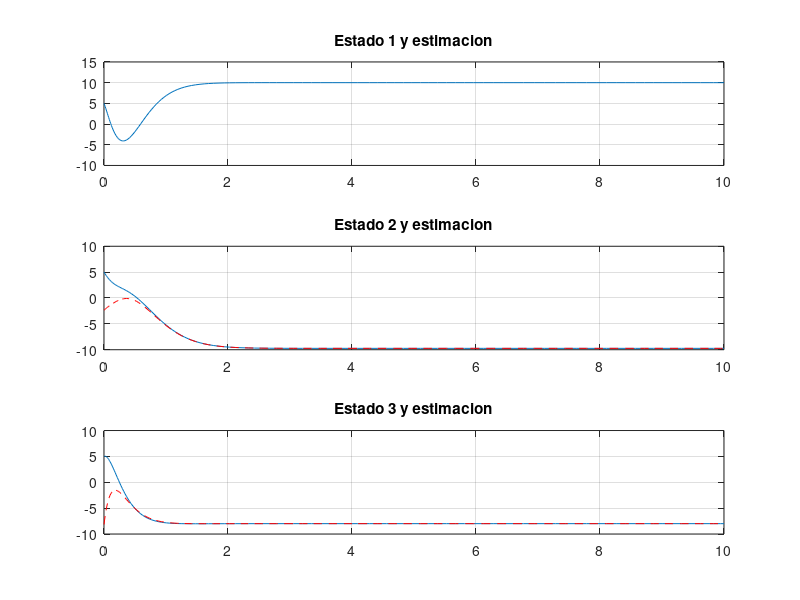
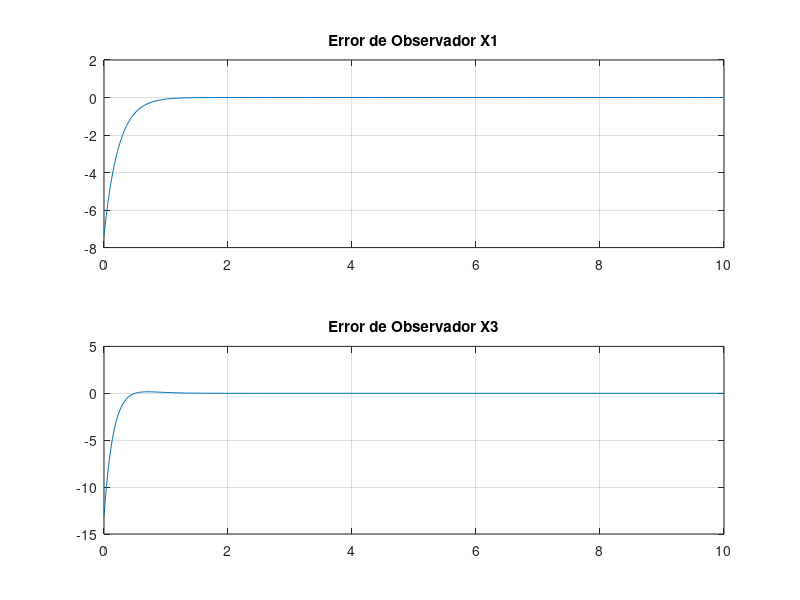

Source code (MATLAB) for these figures, in order:
function tarea3_2_reduc
global A B C L K F Ap H Ko

close all;
clc;
tspan = [0 10];
pdo = -5;
pdc = -4;
x0 = [5 5 5];

C_orig = [1 0 0; 0 1 0];
C = C_orig(1,:);
B = [4;1;4];
A = [   -3 -1 -4    ; 
        -2 -4  2    ; 
         1 -1  1   ];
I = eye(2);

A11 = A(1,1);
A12 = A(1,2:3);
A21 = A(2:3,1);
A22 = A(2:3,2:3);

B1 = B(1,1);
B2 = B(2:3,1);

Co = A12;
Ao = A22;

% Diseno del observador
Mo = [Co; Co*Ao];
rank(Mo);

%  El sistema solo es observable para la salida x2
Ho = (Ao-pdo*I)*(Ao-pdo*I);
Ko = Ho*(Mo^-1)*[0;1];

Ap = A22 - Ko*A12;
L = A21 - Ko*A11 + Ap*Ko;
H = B2 - Ko*B1;

% Diseno del controlador
Mc = [B A*B (A^2)*B];
Hc = (A-pdc*eye(3))*(A-pdc*eye(3))*(A-pdc*eye(3));
K = -[0 0 1]*(Mc^-1)*Hc;
rank(Mc); % El sistema es controlable
F = 1/(C*((-A-B*K)^-1)*B);

[t,X] = ode45(@Tarea3_2_reduc_sys, tspan, [x0 0 0]);

xo = X(:,1)*Ko' + X(:,4:5);

figure;
subplot(3,1,1); plot(t,X(:,1));                title('Estado 1 y estimacion'); grid;
subplot(3,1,2); plot(t,X(:,2),t,xo(:,1),'--r'); title('Estado 2 y estimacion'); grid;
subplot(3,1,3); plot(t,X(:,3),t,xo(:,2),'--r'); title('Estado 3 y estimacion'); grid;

figure;
subplot(2,1,1); plot(t, xo(:,1)-X(:,2)); title('Error de Observador X1'); grid;
subplot(2,1,2); plot(t, xo(:,2)-X(:,3)); title('Error de Observador X3'); grid;
end

%% ODE
function dX = Tarea3_2_reduc_sys(t, X)

global A B C L K F Ap H Ko

% x = X(1:3);
% xo = X(4:6);
% x_ = [X(4); X(2); X(6)];
x = X(1:3);
z = X(4:5);

ref = 10;

Y = C*x;
xo = [X(1); z + Ko*Y];

% U = 0;
U = K*xo + F*ref;

dx = A*x + B*U;
dz = Ap*z + L*Y + H*U;

dX = [dx; dz];

end